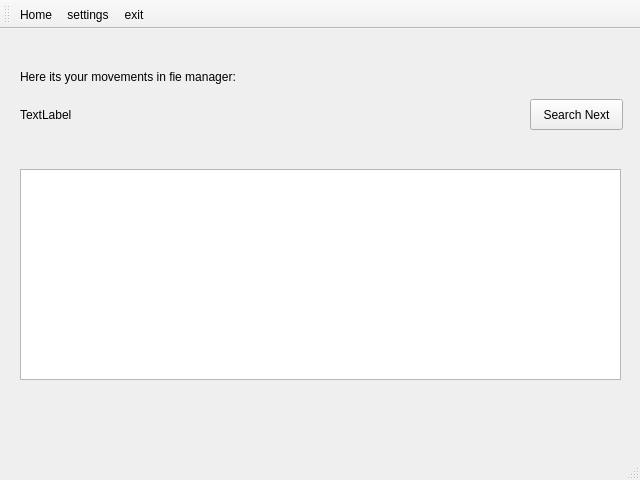
<?xml version="1.0" encoding="UTF-8"?>
<ui version="4.0">
 <class>MainWindow</class>
 <widget class="QMainWindow" name="MainWindow">
  <property name="geometry">
   <rect>
    <x>0</x>
    <y>0</y>
    <width>640</width>
    <height>480</height>
   </rect>
  </property>
  <property name="windowTitle">
   <string>MainWindow</string>
  </property>
  <widget class="QWidget" name="centralwidget">
   <widget class="QWidget" name="horizontalLayoutWidget">
    <property name="geometry">
     <rect>
      <x>20</x>
      <y>140</y>
      <width>601</width>
      <height>211</height>
     </rect>
    </property>
    <layout class="QHBoxLayout" name="horizontalLayout">
     <item>
      <widget class="Main" name="treeView"/>
     </item>
    </layout>
   </widget>
   <widget class="QWidget" name="horizontalLayoutWidget_2">
    <property name="geometry">
     <rect>
      <x>20</x>
      <y>70</y>
      <width>451</width>
      <height>31</height>
     </rect>
    </property>
    <layout class="QHBoxLayout" name="horizontalLayout_2">
     <item>
      <widget class="QLabel" name="label_2">
       <property name="text">
        <string>TextLabel</string>
       </property>
      </widget>
     </item>
    </layout>
   </widget>
   <widget class="QPushButton" name="pushButton">
    <property name="geometry">
     <rect>
      <x>530</x>
      <y>70</y>
      <width>93</width>
      <height>31</height>
     </rect>
    </property>
    <property name="text">
     <string>Search Next</string>
    </property>
   </widget>
   <widget class="QLabel" name="label">
    <property name="geometry">
     <rect>
      <x>20</x>
      <y>40</y>
      <width>301</width>
      <height>16</height>
     </rect>
    </property>
    <property name="text">
     <string>Here its your movements in fie manager: </string>
    </property>
   </widget>
  </widget>
  <widget class="QStatusBar" name="statusbar"/>
  <widget class="QToolBar" name="toolBar">
   <property name="windowTitle">
    <string>toolBar</string>
   </property>
   <property name="layoutDirection">
    <enum>Qt::LeftToRight</enum>
   </property>
   <property name="iconSize">
    <size>
     <width>80</width>
     <height>60</height>
    </size>
   </property>
   <attribute name="toolBarArea">
    <enum>TopToolBarArea</enum>
   </attribute>
   <attribute name="toolBarBreak">
    <bool>false</bool>
   </attribute>
   <addaction name="actionHome"/>
   <addaction name="actionSettings"/>
   <addaction name="actionExit"/>
  </widget>
  <action name="actionHome">
   <property name="icon">
    <iconset resource="iman.qrc">
     <normaloff>:/Project/home_icon.svg</normaloff>:/Project/home_icon.svg</iconset>
   </property>
   <property name="text">
    <string>Home</string>
   </property>
  </action>
  <action name="actionSettings">
   <property name="icon">
    <iconset resource="iman.qrc">
     <normaloff>:/Project/settings_icon.svg</normaloff>:/Project/settings_icon.svg</iconset>
   </property>
   <property name="text">
    <string>settings</string>
   </property>
  </action>
  <action name="actionExit">
   <property name="icon">
    <iconset resource="iman.qrc">
     <normaloff>:/Project/exit_icon.svg</normaloff>:/Project/exit_icon.svg</iconset>
   </property>
   <property name="text">
    <string>exit</string>
   </property>
  </action>
 </widget>
 <customwidgets>
  <customwidget>
   <class>Main</class>
   <extends>QTreeView</extends>
   <header location="global">QTree</header>
  </customwidget>
 </customwidgets>
 <resources>
  <include location="iman.qrc"/>
 </resources>
 <connections/>
</ui>
